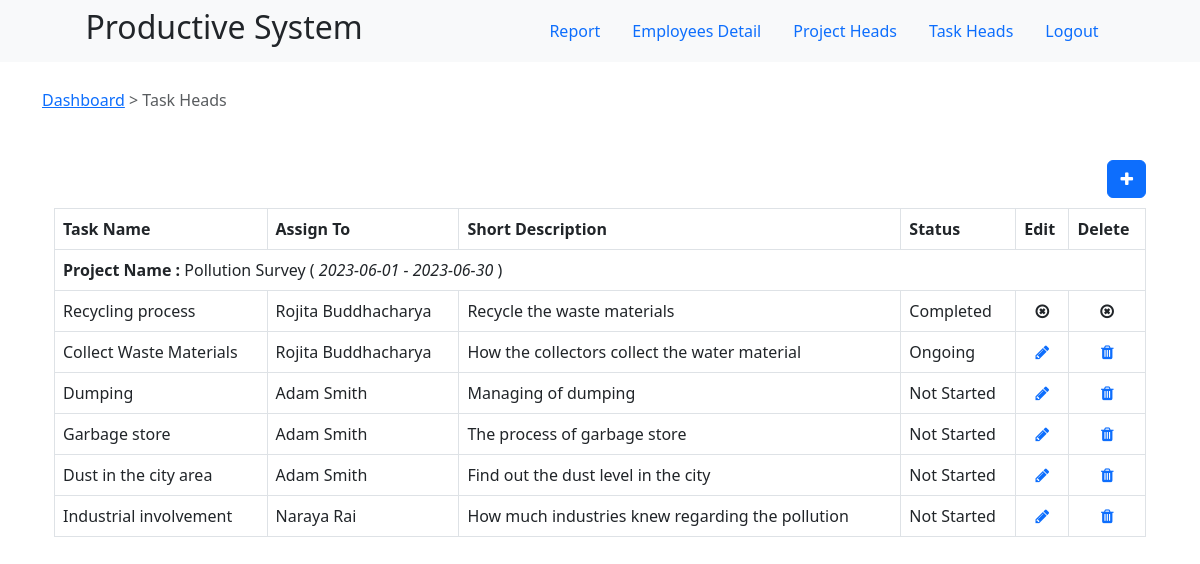
The app's page /dashboard/task-head/ (signed in) with its own data.
### src/database/project.py (models this page shows, shortened)
class Project(db.Model):
    id              = db.Column(db.Integer, primary_key=True)
    project_name    = db.Column(db.String(120), nullable=False)
    short_desc      = db.Column(db.Text, nullable=True)
    start_date      = db.Column(db.String(40), nullable=True)
    end_date        = db.Column(db.String(40), nullable=True)
    status          = db.Column(db.Integer, default=0)
    task            = db.relationship(Task, backref="project")

### src/database/task.py (models this page shows, shortened)
class Task(db.Model):
    id              = db.Column(db.Integer, primary_key=True)
    user_id         = db.Column(db.Integer, db.ForeignKey('user.id'))
    project_id      = db.Column(db.Integer, db.ForeignKey('project.id'))
    task_name       = db.Column(db.String(120), nullable=False)
    short_desc      = db.Column(db.Text, nullable=True)
    start_date_time = db.Column(db.String, nullable=True)
    end_date_time   = db.Column(db.String, nullable=True)
    status          = db.Column(db.Integer, default=0)

### src/database/user.py (models this page shows, shortened)
class User(db.Model):
    id              = db.Column(db.Integer, primary_key=True)
    full_name       = db.Column(db.String(80), nullable=False)
    username        = db.Column(db.String(80), unique=True, nullable=False)
    role            = db.Column(db.String(10), nullable=False)
    email           = db.Column(db.String(120), unique=True, nullable=False)
    password        = db.Column(db.String(120), nullable=False)
    created_at      = db.Column(db.DateTime, default=datetime.now())
    updated_at      = db.Column(db.DateTime, onupdate=datetime.now())
    task            = db.relationship(Task, backref="user")

### src/controllers/task_head_controller.py (the view)
    @app.route(url_prefix + '/')
    def task_head_detail():
        return view()

### src/controllers/task_head_controller.py (called while the page is built)
def task_head_page():
    @app.route(url_prefix + '/')
    def task_head_detail():
        return view()
    @app.route(url_prefix + '/delete/<int:id>')
    def task_head_delete(id):
        return delete(id)
    @app.route(url_prefix + '/edit/<int:id>')
    def task_head_edit(id):
        return edit(id)
    @app.route(url_prefix + '/update/<int:id>', methods=['POST', 'GET'])
    def task_head_update(id):
        return update(id)
    @app.route(url_prefix + '/insert/', methods=['POST', 'GET'])
    def task_head_insert():
        return insert()

### src/services/task_head_service.py (called while the page is built)
def view():
    data        = Task.query.all()
    users       = User.query.filter_by(role="user").all()
    projects    = Project.query.filter_by(status=2).all()
    if 'admin' in session:
        return render_template("task-head-detail.html", data=data, users=users, projects=projects)
    else:
        return redirect( url_productivity )

### src/templates/task-head-detail.html (shortened to what this page needs)
{%extends "layout.html"%}
{%block content%}
<div class="btn-group">
    <a href="{{ url_for('report') }}">Dashboard </a> &nbsp;
    <span class="text-muted"> > Task Heads</span>
</div>
<div class="container mt-5">
    <div class="row">
        <div class="sm-sm-12">
            <a class="btn btn-primary pull-right" href="{{ url_for('task_head_insert') }}"><i class="fa fa-plus"></i></a>
        </div>
        <br/>
        <br/>
        <div class="col-sm-12">
            <table class="table table-bordered">
                <tr>
                    <th>Task Name</th>
                    <th>Assign To</th>
                    <th>Short Description</th>
                    <th>Status</th>
                    <th>Edit</th>
                    <th>Delete</th>
                </tr>
                {% if (data|length) == 0 %}
                    <tr>
                        <td colspan="6" class="text-center">No Data Found</td>
                    </tr>
                {% else %}
                    {% for project in projects %}
                        <tr>
                            <td colspan="6"><b>Project Name : </b>{{ project['project_name'] }} ( <i>{{ project['start_date'] }} - {{ project['end_date'] }}</i> )</td>
                        </tr>
                        {% for r in data %}
                            {% if project['id'] == r['project_id'] %}
                                <tr>
                                    <td>{{ r['task_name'] }}</td>
                                    <td>
                                        {% for user in users %}
                                            {% if user['id'] == r['user_id'] %}
                                                {{ user['full_name'] }}
                                            {% endif %}
                                        {% endfor %}
                                    </td>
                                    <td>{{ r['short_desc'] }}</td>
                                    <td>
                                        {% if r['status'] == 0 %}
                                            Not Started
                                        {% elif r['status'] == 1 %}
                                            Started
                                        {% elif r['status'] == 2 %}
                                            Ongoing
                                        {% elif r['status'] == 3 %}
                                            Completed
                                        {% elif r['status'] == 4 %}
                                            Left
                                        {% endif %}
                                    </td>
                                    {% if r['status'] == 3 %}
                                        <td class="text-center"><i class="fa fa-times-circle-o"></i></td>
                                        <td class="text-center"><i class="fa fa-times-circle-o"></i></td>
                                    {% else %}
                                        <td class="text-center"><a href="edit/{{ r['id'] }}"><i class="fa fa-pencil"></i></a></td>
                                        <td class="text-center"><a href="delete/{{ r['id'] }}"><i class="fa fa-trash"></i></a></td>
                                    {% endif %}
                                </tr>
                            {% endif %}
                        {% endfor %}
                    {% endfor %}
                {% endif %}
            </table>
        </div>
    </div>
</div>
{%endblock%}

### src/static/css/main.css (style rules this page uses)
* { margin: auto; padding: 0; }

### records on screen
Project: project_name "Pollution Survey", start_date "2023-06-01", end_date "2023-06-30"
Task: task_name "Recycling process", short_desc "Recycle the waste materials", status "Completed"
User: full_name "Rojita Buddhacharya"
Task: task_name "Collect Waste Materials", short_desc "How the collectors collect the water material", status "Ongoing"
Task: task_name "Dumping", short_desc "Managing of dumping", status "Not Started"
User: full_name "Adam Smith"
Task: task_name "Garbage store", short_desc "The process of garbage store", status "Not Started"
Task: task_name "Dust in the city area", short_desc "Find out the dust level in the city", status "Not Started"
Task: task_name "Industrial involvement", short_desc "How much industries knew regarding the pollution", status "Not Started"
User: full_name "Naraya Rai"
